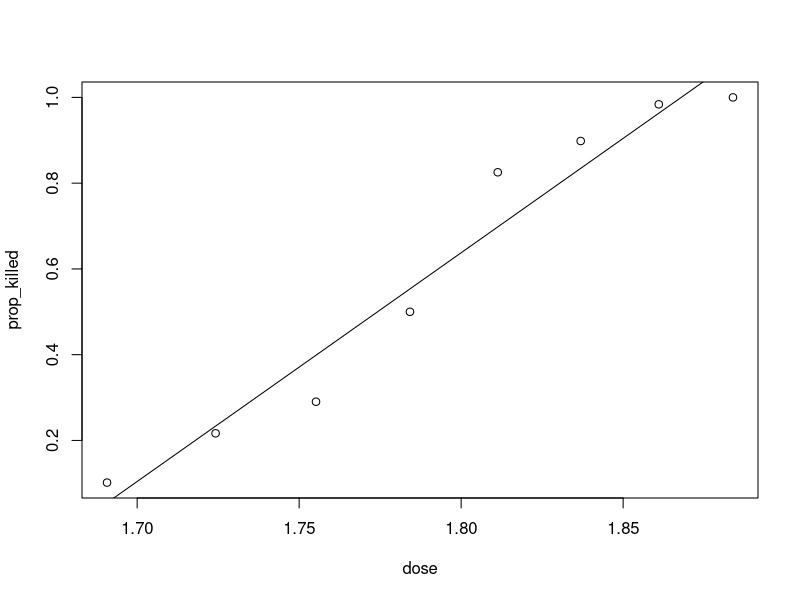
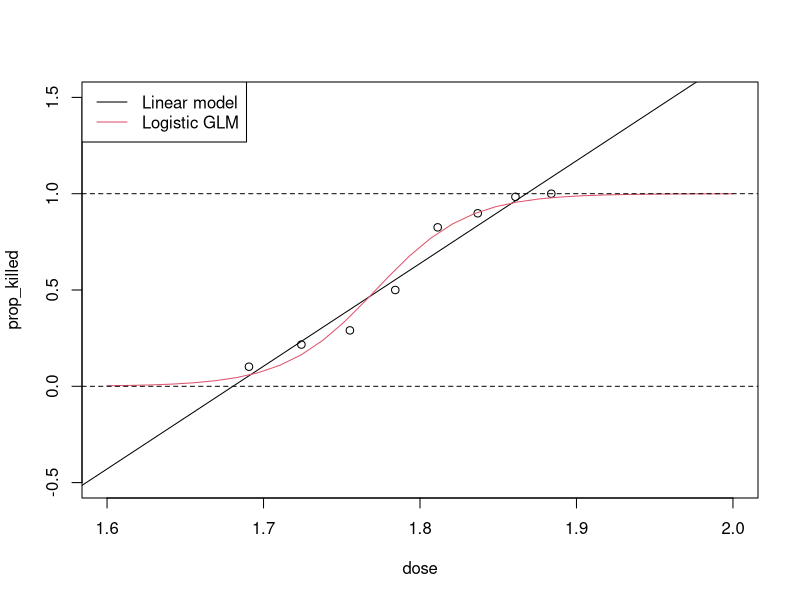

Source code (R) for these figures, in order:
## ---- chunk 1
knitr::opts_chunk$set(eval = FALSE)
knitr::opts_knit$set(root.dir = file.path('..', 'datasets'))
## ---- chunk 2
# read in the data
beetle <- read.csv("beetle.csv")
## ---- chunk 3

# add a column for the proportion of beetles killed:
## ---- chunk 4
beetle$prop_killed <- beetle$killed / beetle$exposed
## ---- chunk 5

# plot prop_killed against dose:
plot(prop_killed ~ dose, data = beetle)
## ---- chunk 6

# fit a linear model of prop_killed on dose
## ---- chunk 7
beetle_lm <- lm(prop_killed ~ dose , data = beetle, weights = exposed)
## ---- chunk 8
# include "weights = exposed" to weight by number of beetles in each group
## ---- chunk 9

# add a fitted regression line to plot:
## ---- chunk 10
abline(beetle_lm)
## ---- chunk 11
# The fitted regression line does not look reasonable, because
# for large or small doses, it will give a predicted proportion
# of beetles killed which is greater than 1, or less than 0.

# Predict for dose = 2:
newdata <- data.frame(dose = 2)
predict(beetle_lm, newdata = newdata)
# The predicted proportion of beetles killed is 1.7, which is greater 
# than 1. This is not a sensible prediction.
## ---- chunk 12

# Fit a logistic regression model, using prop_killed as response:
## ---- chunk 13
beetle_glm <- glm(prop_killed ~ dose, data = beetle, family = binomial,
                  weights = exposed)
## ---- chunk 14

# Fit a logistic regression model, with a two-column matrix, with columns
# (no. of successes, no. of failures) as the response:
## ---- chunk 15
beetle_glm_2 <- glm(cbind(killed, exposed - killed) ~ dose, data = beetle,
                    family = binomial)
## ---- chunk 16

# summarise the fitted logistic regression:
## ---- chunk 17
summary(beetle_glm)
## ---- chunk 18
# dose is highly significant here.
## ---- chunk 19

# make predictions at dose = 1.7 and 1.8
## ---- chunk 20
newdata <- data.frame(dose = c(1.7, 1.8))
predict(beetle_glm, newdata = newdata)
## ---- chunk 21
# by default, in predict, type = "link", which means we predict logit(p)
## ---- chunk 22
?predict.glm
## ---- chunk 23

# To predict probabilities p, use type = "response":
## ---- chunk 24
predict(beetle_glm, newdata = newdata, type = "response")
## ---- chunk 25

# To predict at dose = 2:
newdata <- data.frame(dose = 2)
predict(beetle_glm, newdata = newdata, type = "response")
# this is very close to (but less than) 1, which is much more sensible 
# than the predicted probability from the linear model (1.7).
## ---- chunk 26

# Add fitted regression curves from linear model and logistic GLM 
# to a scatterplot of prop_killed against dose:
## ---- chunk 27
newdata <- data.frame(dose = seq(1.6, 2, length = 30))
plot(prop_killed ~ dose, data = beetle, ylim = c(-0.5, 1.5), xlim = c(1.6, 2))
abline(beetle_lm)
lines(newdata$dose, predict(beetle_glm, newdata = newdata, type = "response"), 
      col = 2)
abline(h=c(0,1),lty=2)
legend("topleft", c("Linear model", "Logistic GLM"), lty = 1, col = c(1, 2))
